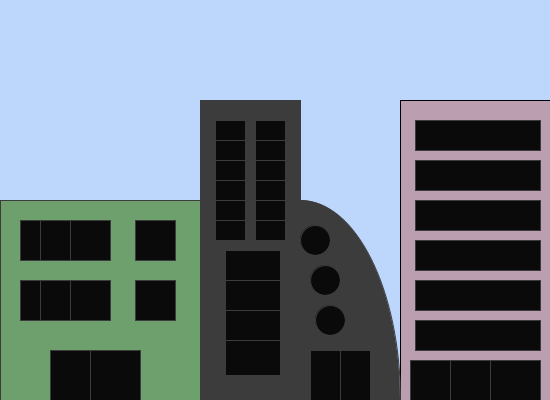
Frame 1 (no input)
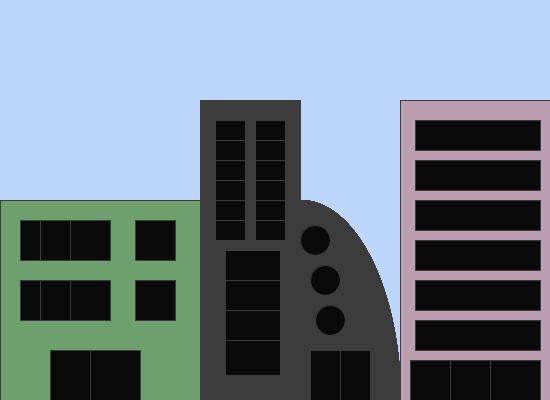
Frame 60 (the mouse pressed at the canvas centre just before this capture)
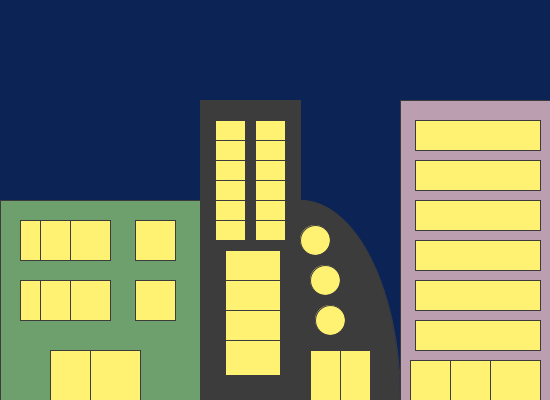
Frame 120 (the mouse held since frame 60 and released just before this capture)

The Processing sketch that drew these frames (run headless with seeded random() and noise(); from frame 60 on, the mouse is pressed at the canvas centre):

// Processing sketch: processing_104605
// ── processing_104605.pde

void setup () {
  size (550, 400);
  background  (189, 214, 252);
  
}


void draw () {
  
  fill (188, 158, 177);
  rect (400, 100, 150, 400);
  fill (60, 60, 60);
  stroke (60, 60, 60);
  ellipse (300, 400, 200, 400);
  rect (200, 100, 100, 400);
  fill (109, 160, 108);
  rect (0, 200, 200, 200);
 
 fill (10, 10, 10);
 
 rect (415, 120, 125, 30);
 rect (415, 160, 125, 30);
 rect (415, 200, 125, 30);
 rect (415, 240, 125, 30);
 rect (415, 280, 125, 30);
 rect (415, 320, 125, 30);
 rect (410, 360, 50, 50);
 rect (450, 360, 50, 50);
 rect (490, 360, 50, 50);
 
 
 rect (215, 120, 30, 50);
 rect (255, 120, 30, 50);
 rect (215, 140, 30, 50);
 rect (255, 140, 30, 50);
 rect (215, 160, 30, 50);
 rect (255, 160, 30, 50);
 rect (215, 180, 30, 20);
 rect (255, 180, 30, 20);
 rect (215, 200, 30, 20);
 rect (255, 200, 30, 20);
 rect (215, 220, 30, 20);
 rect (255, 220, 30, 20);
 ellipse (315, 240, 30, 30);
 rect (225, 250, 55, 35);
 rect (225, 280, 55, 35);
 rect (225, 310, 55, 35);
 rect (225, 340, 55, 35);
 ellipse (325, 280, 30, 30);
 ellipse (330, 320, 30, 30);
 rect (340, 350, 30, 50);
 rect(310, 350, 30, 50);
  
 
 rect (20, 220, 40, 40); 
 rect (40, 220, 40, 40);
 rect (70, 220, 40, 40);
 rect (135, 220, 40, 40);
  rect (20, 280, 40, 40);
 rect (40, 280, 40, 40);
 rect (70, 280, 40, 40);
 rect (135, 280, 40, 40);
  rect (50, 350, 50, 50);
 rect (90, 350, 50, 50);
  
  if (mousePressed) {
    
 background (12, 35, 85);

fill (188, 158, 177);
  rect (400, 100, 150, 400);
  fill (60, 60, 60);
  stroke (60, 60, 60);
  ellipse (300, 400, 200, 400);
  rect (200, 100, 100, 400);
  fill (109, 160, 108);
  rect (0, 200, 200, 200);
 
 fill (255, 241, 113);
 
 rect (415, 120, 125, 30);
 rect (415, 160, 125, 30);
 rect (415, 200, 125, 30);
 rect (415, 240, 125, 30);
 rect (415, 280, 125, 30);
 rect (415, 320, 125, 30);
 rect (410, 360, 50, 50);
 rect (450, 360, 50, 50);
 rect (490, 360, 50, 50);
 
 
 rect (215, 120, 30, 50);
 rect (255, 120, 30, 50);
 rect (215, 140, 30, 50);
 rect (255, 140, 30, 50);
 rect (215, 160, 30, 50);
 rect (255, 160, 30, 50);
 rect (215, 180, 30, 20);
 rect (255, 180, 30, 20);
 rect (215, 200, 30, 20);
 rect (255, 200, 30, 20);
 rect (215, 220, 30, 20);
 rect (255, 220, 30, 20);
 ellipse (315, 240, 30, 30);
 rect (225, 250, 55, 35);
 rect (225, 280, 55, 35);
 rect (225, 310, 55, 35);
 rect (225, 340, 55, 35);
 ellipse (325, 280, 30, 30);
 ellipse (330, 320, 30, 30);
 rect (340, 350, 30, 50);
 rect(310, 350, 30, 50);
  
 
 rect (20, 220, 40, 40); 
 rect (40, 220, 40, 40);
 rect (70, 220, 40, 40);
 rect (135, 220, 40, 40);
  rect (20, 280, 40, 40);
 rect (40, 280, 40, 40);
 rect (70, 280, 40, 40);
 rect (135, 280, 40, 40);
  rect (50, 350, 50, 50);
 rect (90, 350, 50, 50);
 
  }
}
